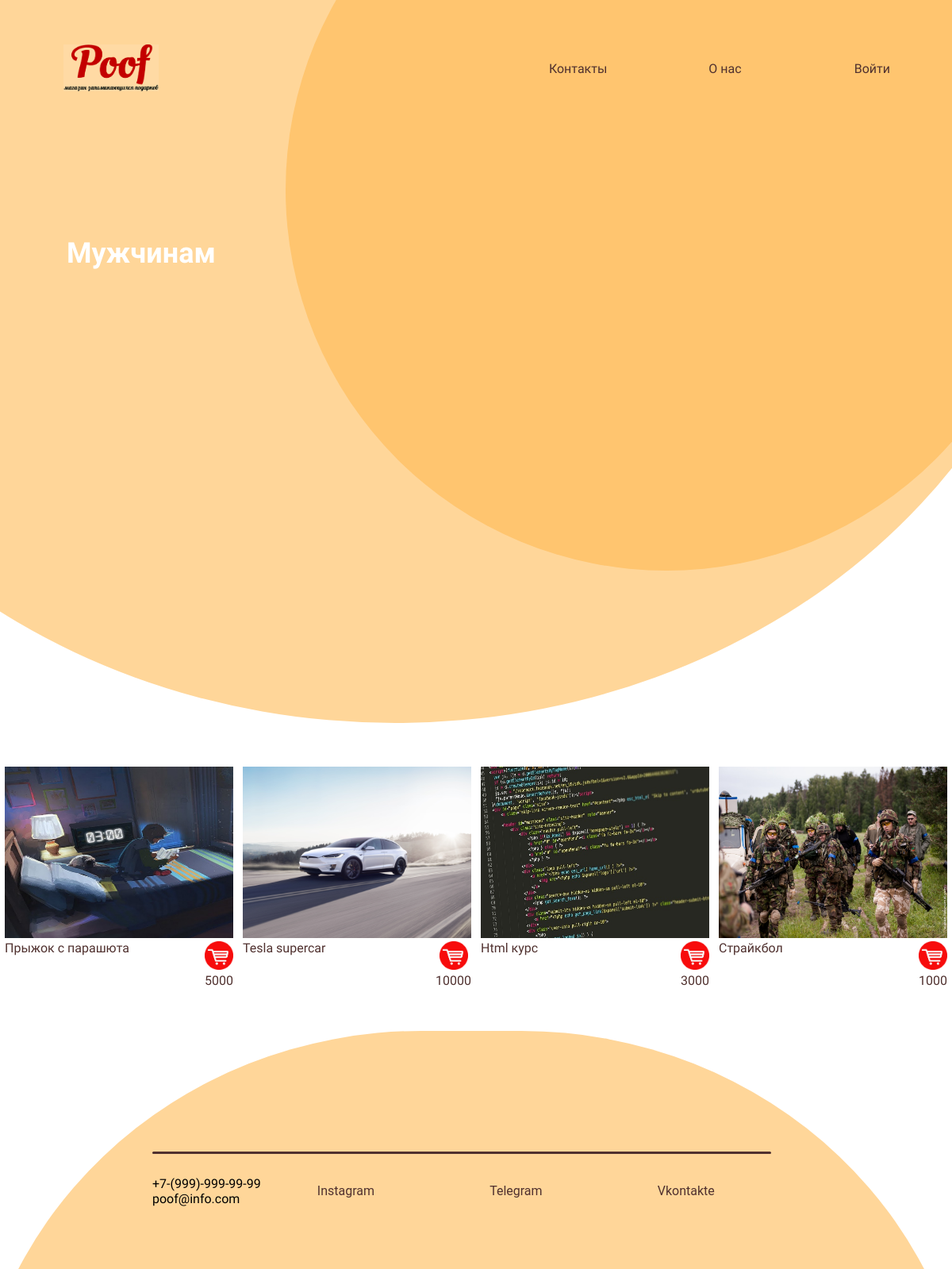
Page /category/1 on the committed database.
### products/models.py (models this page shows, shortened)
class Category(models.Model):
    title = models.CharField(max_length=150, db_index=True, verbose_name='Категория')
    class Meta:
        verbose_name = 'Категория'
        verbose_name_plural = 'Категории'

class Products(models.Model):
    title = models.CharField(max_length=150, verbose_name='Название')
    description = models.TextField(max_length=1000, verbose_name='Описание')
    price = models.IntegerField(verbose_name='Цена')
    created_at = models.DateField(auto_now_add=True, verbose_name='Создано')
    updated_at = models.DateField(auto_now=True, verbose_name='Обновлено')
    photo = models.ImageField(upload_to='photos/', verbose_name='Изображение')
    slug = models.SlugField(unique=True, verbose_name='Слаг')
    category = models.ForeignKey('Category', on_delete=models.PROTECT, blank=True, null=True)
    def get_absolute_url(self):
        return reverse_lazy('products', kwargs={'slug': self.slug})
    class Meta:
        verbose_name = 'Товар'
        verbose_name_plural = 'Товары'
        ordering = ['created_at']

### products/views.py (the view)
# urls.py: path('category/<int:category_id>', get_category, name='category'),
def get_category(request, category_id):
    products = Products.objects.filter(category_id=category_id)
    categories = Category.objects.all()
    category = Category.objects.get(pk=category_id)
    return render(request, 'products/category.html', {'products': products, 'categories': categories, 'category': category})

### products/templates/products/category.html (shortened to what this page needs)
{% extends 'base.html' %}
{% load static %}
{% block content %}
<div class="wrapper">
    <div class = "bottom_menu">
        <div class="logo"><img src="{% static 'img/Logo.png' %}"></div>
        <div class="menu_links">
            <a href="#" class="link">Контакты</a>
            <a href="#" class="link">О нас</a>
            {% if request.user.is_authenticated %}
            <a href="#" class="link">Личный кабинет</a>
            <a href="{% url 'logout' %}" class="link">Выход</a>
            {% else %}
            <a href="{% url 'login' %}" class="link">Войти</a>
            {% endif %}
        </div>
    </div>
    <div class = "circle"><img src="{{category.photo.url}}"></div>
    <div class = "circle_light"></div>
    <div class="intro_text">
        <h2>{{category.title}}</h2>
    </div>
    </div>
<div class="items">
        {% for item in products %}
    <a href="{{item.get_absolute_url}}">
        <div class="item">
            <div class="item__image"><img src="{{ item.photo.url }}"> </div>
            <div class="item__info">
                <div class="title">
                {{ item.title }}
                </div>
                <div class="price">
               <a class="link-detail">
                   <input class="cart" type="image" src="{% static 'img/Cart_logo.png' %}" alt="Кнопка «Cart»">
                    <div>{{ item.price}}</div>
               </a>
                </div>
        </div>
    </div>
    </a>
        {% endfor %}
</div>
<div class="wrapper_footer">
    <div class="footer">
        <div class="footer_circle">
            <div><hr></div>
            <div class="contact">
                <p class="">+7-(999)-999-99-99<br>poof@info.com</p>
                <a href="https://www.instagram.com/yellow__boat/" class="footer_link">Instagram</a>
                <a href="https://t.me/djoefrit" class="footer_link">Telegram</a>
                <a href="https://vk.com/lonep" class="footer_link">Vkontakte</a>
            </div>
        </div>
    </div>
</div>
{% endblock %}

### gift/static/css/main.css (style rules this page uses)
* { box-sizing: border-box; }
:root { --yellow: #FFC56F ; --yellow_light: #FFD699; --brown: #50312F; --brown_light: #513634; --white: #ffffff; --red: #ff0000; --dark: #0D0D0D; --gray: #5a5560; --light: #9D8D8F; --blue: #69bfae; }
html { font-family: "Roboto", sans-serif; }
a { text-decoration: none; }
p { font-family: 'Balsamiq Sans', cursive; }
h2 { font-family:"Balsamiq Sans",bold ; }

### gift/static/css/index.css (style rules this page uses)
.bottom_menu { display: flex; padding-top: 3.5em; }
.logo { flex:1; text-align: left; margin-left: 5em; }
.logo img { width: 10vw; height: auto; border: 0; }
.menu_links { display: flex; flex: 1; padding-right: 0.5em; align-items: center; }
.link { flex:1; padding-left: 0.5em; font-family: 'Oswald', sans-serif; text-decoration: none; color: var(--brown); text-align: center; padding: 0.5vw; border-radius: 50px; vertical-align: center; }
.circle { width: 80vw; height:80vw; background: var(--yellow); border-radius: 50%; position: absolute; transform: translate(30vw,-30vw); z-index: -2; }
.circle_light { width: 143vw; height: 126vw; background: var(--yellow_light); border-radius: 80%; position: absolute; transform: translate(-30vw,-60vw); z-index: -3; }
.wrapper { position: relative; width: 100%; height: 80vw; overflow: hidden; }
.intro_text { text-wrap: normal; width: 40vw; height: 15em; color: var(--white); font-family: 'Balsamiq Sans', cursive; margin-left: 7vw; margin-top: 15vw; }
.intro_text h2 { font-size: 3vw; }
.wrapper_footer { margin-top: 4vw; position: relative; width: 100%; height: 25vw; overflow: hidden; }
.footer_circle { background: var(--yellow_light); width: 105vw; height:100vw; border-radius: 45%; position: absolute; display: flex; transform: translate(-3vw,0); }
hr { position: absolute; width: 65vw; height: 3px; border: none; background-color: var(--brown); border-radius: 20px; transform: translate(19vw,12vw); z-index: 1; }
.contact { display: flex; position: absolute; transform: translate(19vw,14vw); width: 65vw; align-items: center; }
.footer_link { flex: 1; text-decoration: none; color: var(--brown); border: none; text-align: center; border-radius: 50px; padding: 1vw; }

### gift/static/css/products.css (style rules this page uses)
.items { display: flex; justify-content: center; flex-wrap: wrap; }
.item { display: flex; flex-direction: column; padding: 0.5vw; text-decoration: none; }
.title { color: var(--brown); }
.item__image img { width: 24vw; height: 18vw; }
.item__info { display: flex; justify-content: space-between; color: var(--brown); font-family: "Balsamiq Sans", bold; }
.price { display: flex; flex-direction: column; text-align: center; }
.cart { width: 3vw; height: 3vw; z-index: 1; }

### rows in the picture
Category: title "Мужчинам"
Products: photo (picture), title "Прыжок с парашюта", price "5000"
Products: photo (picture), title "Tesla supercar", price "10000"
Products: photo (picture), title "Html курс", price "3000"
Products: photo (picture), title "Страйкбол", price "1000"
